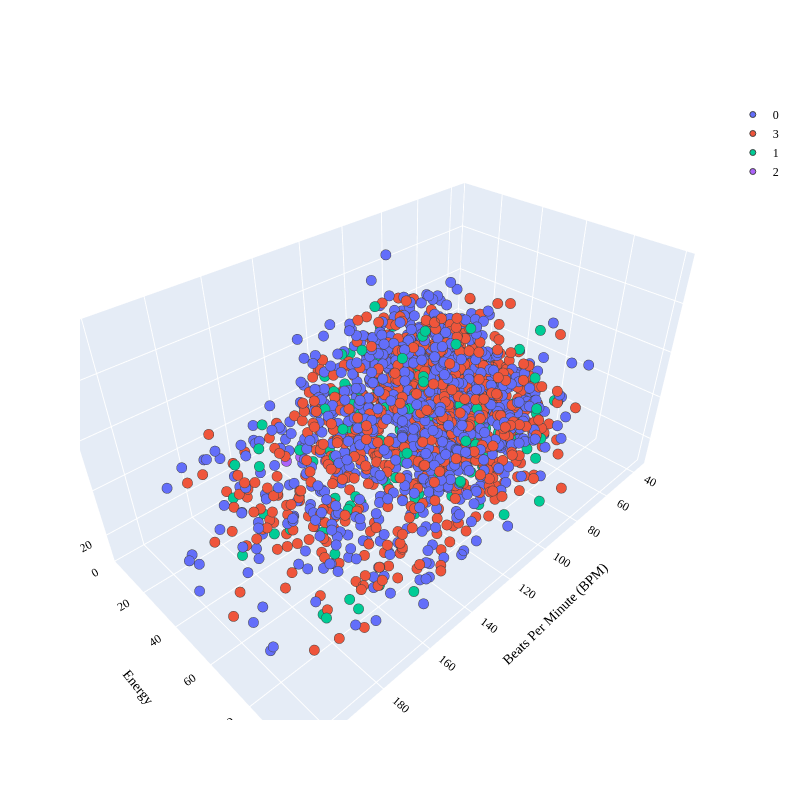

Notebook code for this chart:
### Code cell
import plotly.graph_objects as go

PLOT = go.Figure()

for i in list(x["Music Segments"].unique()):
    PLOT.add_trace(go.Scatter3d(
        x=x[x["Music Segments"] == i]['Beats Per Minute (BPM)'],
        y=x[x["Music Segments"] == i]['Energy'],
        z=x[x["Music Segments"] == i]['Danceability'],
        mode='markers',
        marker_size=6,
        marker_line_width=1,
        name=str(i)
    ))

PLOT.update_traces(hovertemplate='Beats Per Minute (BPM): %{x} <br>Energy: %{y} <br>Danceability: %{z}')

PLOT.update_layout(
    width=800,
    height=800,
    autosize=True,
    showlegend=True,
    scene=dict(
        xaxis=dict(
            title=dict(text='Beats Per Minute (BPM)', font=dict(color='black'))
        ),
        yaxis=dict(
            title=dict(text='Energy', font=dict(color='black'))
        ),
        zaxis=dict(
            title=dict(text='Danceability', font=dict(color='black'))
        )
    ),
    font=dict(family="Gilroy", color='black', size=12)
)

### Figure 1 — Plotly figure (JSON) as saved in the notebook; plotly's stock layout.template omitted (floating-point values rounded to 4 significant figures; data arrays with more than 128 entries replaced by an {"elided": "..."} marker saying what was removed)
{"data": [{"hovertemplate": "Beats Per Minute (BPM): %{x} <br>Energy: %{y} <br>Danceability: %{z}", "marker": {"line": {"width": 1}, "size": 6}, "mode": "markers", "name": "0", "type": "scatter3d", "x": {"elided": "1016 int values"}, "y": {"elided": "1016 int values"}, "z": {"elided": "1016 int values"}}, {"hovertemplate": "Beats Per Minute (BPM): %{x} <br>Energy: %{y} <br>Danceability: %{z}", "marker": {"line": {"width": 1}, "size": 6}, "mode": "markers", "name": "3", "type": "scatter3d", "x": {"elided": "818 int values"}, "y": {"elided": "818 int values"}, "z": {"elided": "818 int values"}}, {"hovertemplate": "Beats Per Minute (BPM): %{x} <br>Energy: %{y} <br>Danceability: %{z}", "marker": {"line": {"width": 1}, "size": 6}, "mode": "markers", "name": "1", "type": "scatter3d", "x": {"elided": "152 int values"}, "y": {"elided": "152 int values"}, "z": {"elided": "152 int values"}}, {"hovertemplate": "Beats Per Minute (BPM): %{x} <br>Energy: %{y} <br>Danceability: %{z}", "marker": {"line": {"width": 1}, "size": 6}, "mode": "markers", "name": "2", "type": "scatter3d", "x": [149, 134, 81, 82, 138, 151, 125, 127], "y": [20, 32, 60, 50, 29, 32, 59, 87], "z": [28, 28, 22, 33, 27, 38, 38, 41]}], "layout": {"autosize": true, "font": {"color": "black", "family": "Gilroy", "size": 12}, "height": 800, "scene": {"xaxis": {"title": {"font": {"color": "black"}, "text": "Beats Per Minute (BPM)"}}, "yaxis": {"title": {"font": {"color": "black"}, "text": "Energy"}}, "zaxis": {"title": {"font": {"color": "black"}, "text": "Danceability"}}}, "showlegend": true, "width": 800}}
